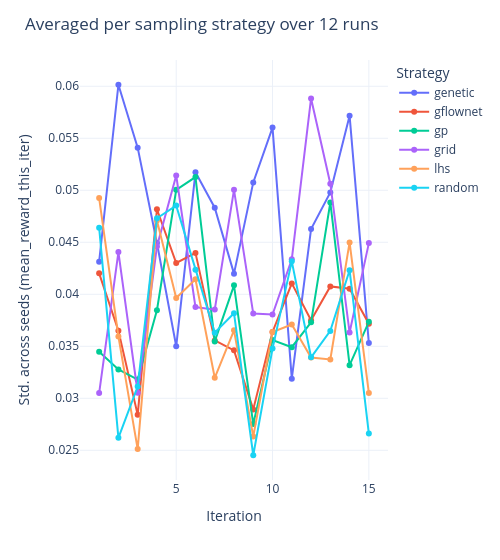

The cell this chart's notebook holds for it:
### Code cell
plot_seed_variance(metrics, metric="mean_reward_this_iter")

### Figure 1 — Plotly figure (JSON) as saved in the notebook; plotly's stock layout.template omitted (floating-point values rounded to 4 significant figures)
{"data": [{"hovertemplate": "sampling_strategy=genetic<br>iteration=%{x}<br>std=%{y}<extra></extra>", "legendgroup": "genetic", "line": {"color": "#636efa", "dash": "solid"}, "marker": {"symbol": "circle"}, "mode": "lines+markers", "name": "genetic", "orientation": "v", "showlegend": true, "type": "scatter", "x": [1, 2, 3, 4, 5, 6, 7, 8, 9, 10, 11, 12, 13, 14, 15], "xaxis": "x", "y": [0.04313, 0.06014, 0.0541, 0.04493, 0.035, 0.05173, 0.04832, 0.04198, 0.05076, 0.05603, 0.03188, 0.04627, 0.04978, 0.05717, 0.03531], "yaxis": "y"}, {"hovertemplate": "sampling_strategy=gflownet<br>iteration=%{x}<br>std=%{y}<extra></extra>", "legendgroup": "gflownet", "line": {"color": "#EF553B", "dash": "solid"}, "marker": {"symbol": "circle"}, "mode": "lines+markers", "name": "gflownet", "orientation": "v", "showlegend": true, "type": "scatter", "x": [1, 2, 3, 4, 5, 6, 7, 8, 9, 10, 11, 12, 13, 14, 15], "xaxis": "x", "y": [0.04201, 0.03649, 0.0284, 0.04818, 0.04301, 0.04398, 0.03557, 0.03461, 0.02893, 0.03637, 0.04105, 0.0375, 0.04076, 0.04053, 0.03716], "yaxis": "y"}, {"hovertemplate": "sampling_strategy=gp<br>iteration=%{x}<br>std=%{y}<extra></extra>", "legendgroup": "gp", "line": {"color": "#00cc96", "dash": "solid"}, "marker": {"symbol": "circle"}, "mode": "lines+markers", "name": "gp", "orientation": "v", "showlegend": true, "type": "scatter", "x": [1, 2, 3, 4, 5, 6, 7, 8, 9, 10, 11, 12, 13, 14, 15], "xaxis": "x", "y": [0.03447, 0.03277, 0.0318, 0.03846, 0.05004, 0.05127, 0.03547, 0.04086, 0.02752, 0.0356, 0.03491, 0.0373, 0.04883, 0.03318, 0.03735], "yaxis": "y"}, {"hovertemplate": "sampling_strategy=grid<br>iteration=%{x}<br>std=%{y}<extra></extra>", "legendgroup": "grid", "line": {"color": "#ab63fa", "dash": "solid"}, "marker": {"symbol": "circle"}, "mode": "lines+markers", "name": "grid", "orientation": "v", "showlegend": true, "type": "scatter", "x": [1, 2, 3, 4, 5, 6, 7, 8, 9, 10, 11, 12, 13, 14, 15], "xaxis": "x", "y": [0.0305, 0.04406, 0.03053, 0.04459, 0.05142, 0.03877, 0.03852, 0.05004, 0.03814, 0.03805, 0.04337, 0.05883, 0.05063, 0.03632, 0.04492], "yaxis": "y"}, {"hovertemplate": "sampling_strategy=lhs<br>iteration=%{x}<br>std=%{y}<extra></extra>", "legendgroup": "lhs", "line": {"color": "#FFA15A", "dash": "solid"}, "marker": {"symbol": "circle"}, "mode": "lines+markers", "name": "lhs", "orientation": "v", "showlegend": true, "type": "scatter", "x": [1, 2, 3, 4, 5, 6, 7, 8, 9, 10, 11, 12, 13, 14, 15], "xaxis": "x", "y": [0.04925, 0.03594, 0.02511, 0.04709, 0.03963, 0.04144, 0.03197, 0.03653, 0.02633, 0.03636, 0.0371, 0.03392, 0.03373, 0.04499, 0.03052], "yaxis": "y"}, {"hovertemplate": "sampling_strategy=random<br>iteration=%{x}<br>std=%{y}<extra></extra>", "legendgroup": "random", "line": {"color": "#19d3f3", "dash": "solid"}, "marker": {"symbol": "circle"}, "mode": "lines+markers", "name": "random", "orientation": "v", "showlegend": true, "type": "scatter", "x": [1, 2, 3, 4, 5, 6, 7, 8, 9, 10, 11, 12, 13, 14, 15], "xaxis": "x", "y": [0.04641, 0.0262, 0.03113, 0.04731, 0.04853, 0.04235, 0.03631, 0.03818, 0.02452, 0.03478, 0.04316, 0.03394, 0.03648, 0.04231, 0.02661], "yaxis": "y"}], "layout": {"legend": {"title": {"text": "Strategy"}, "tracegroupgap": 0}, "margin": {"t": 60}, "title": {"text": "Averaged per sampling strategy over 12 runs"}, "width": 500, "xaxis": {"anchor": "y", "domain": [0, 1], "title": {"text": "Iteration"}}, "yaxis": {"anchor": "x", "domain": [0, 1], "title": {"text": "Std. across seeds (mean_reward_this_iter)"}}}}
